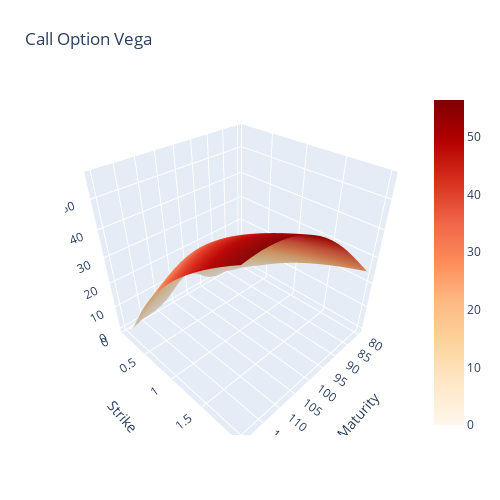

The notebook cell saved with this chart:
### Code cell
fig = go.Figure(data=[go.Surface(z=V, x=T, y=K, colorscale="OrRd")])
fig.update_layout(title='Call Option Vega', autosize=False,
                  width=500, height=500,
                  margin=dict(l=65, r=50, b=65, t=90),
                  scene=dict(xaxis_title='Maturity',
                             yaxis_title='Strike',
                             zaxis_title='Option Vega'))
fig.show()

### Figure 1 — Plotly figure (JSON) as saved in the notebook; plotly's stock layout.template omitted (floating-point values rounded to 4 significant figures; data arrays with more than 128 entries replaced by an {"elided": "..."} marker saying what was removed)
{"data": [{"colorscale": [[0, "rgb(255,247,236)"], [0.125, "rgb(254,232,200)"], [0.25, "rgb(253,212,158)"], [0.375, "rgb(253,187,132)"], [0.5, "rgb(252,141,89)"], [0.625, "rgb(239,101,72)"], [0.75, "rgb(215,48,31)"], [0.875, "rgb(179,0,0)"], [1, "rgb(127,0,0)"]], "type": "surface", "x": {"elided": "20x20 float values"}, "y": {"elided": "20x20 float values"}, "z": {"elided": "20x20 float values"}}], "layout": {"autosize": false, "height": 500, "margin": {"b": 65, "l": 65, "r": 50, "t": 90}, "scene": {"xaxis": {"title": {"text": "Maturity"}}, "yaxis": {"title": {"text": "Strike"}}, "zaxis": {"title": {"text": "Option Vega"}}}, "title": {"text": "Call Option Vega"}, "width": 500}}
